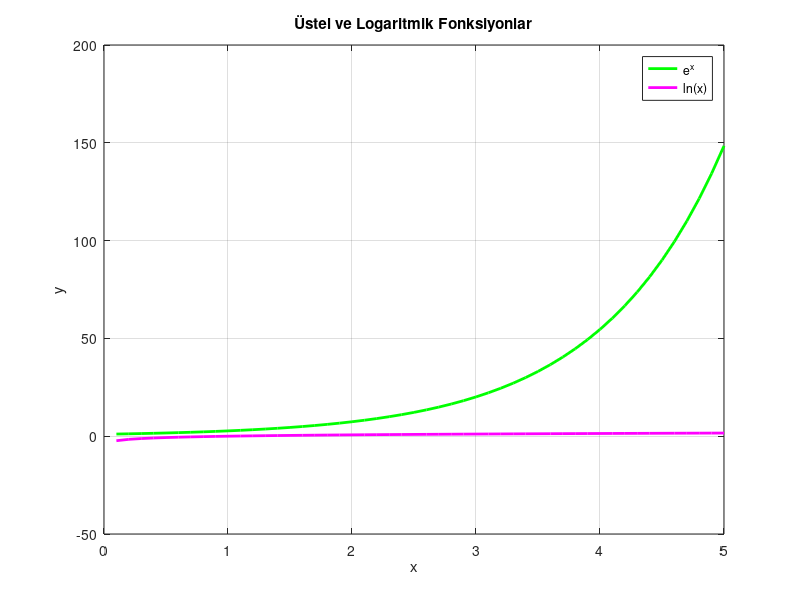

Here is the MATLAB script that generated this plot:
% Basit MATLAB Kodu
% Bu kod üstel ve logaritmik fonksiyonları çizer

% Değişkenler
x = 0.1:0.1:5;            % 0.1'den 5'e kadar 0.1 adımlarıyla
y = exp(x);               % e^x değerleri
z = log(x);               % doğal logaritma değerleri

% Grafik çiz
figure;
plot(x, y, 'g-', 'LineWidth', 2);
hold on;
plot(x, z, 'm-', 'LineWidth', 2);
hold off;

% Başlık ve etiketler
title('Üstel ve Logaritmik Fonksiyonlar');
xlabel('x');
ylabel('y');
legend('e^x', 'ln(x)');
grid on;

% Basit hesaplama
a = 8;
b = 4;
fark    = a - b;
bolum   = a / b;

disp('Basit Hesaplamalar:');
disp(['8 - 4 = ', num2str(fark)]);
disp(['8 / 4 = ', num2str(bolum)]);
